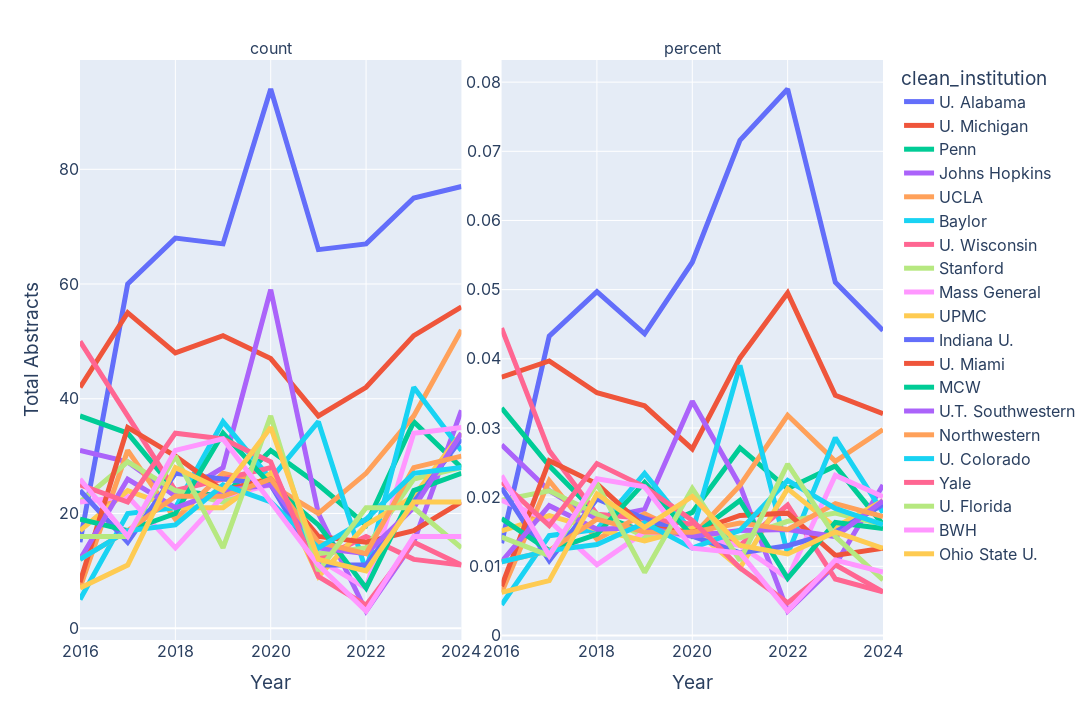

Write notebook code for a chart like this one.
### Markdown cell above
## Graph the Results

### Code cell
## Melt the df_institution_year_subset dataframe and create a new line plot faceting the count and percent

df_institution_year_subset_melt = pd.melt(df_institution_year_subset, id_vars=['year', 'clean_institution'], value_vars=['count', 'percent'])

df_institution_year_subset_melt

fig = px.line(

    df_institution_year_subset_melt,
    x='year',
    y='value',
    color='clean_institution',
    facet_col='variable',
    facet_col_wrap=2,
    facet_col_spacing=0.05,
    labels = dict(year = 'Year', value = 'Total Abstracts')

)

fig.update_layout(
    width=1600,
    height=720,
    font=dict(
        family="Inter",
        size=16)
)

fig.update_traces(textfont_size=24)
fig.update_xaxes(tickangle=0)

fig.update_layout(
    xaxis_title="Year",
    yaxis_title="Total Abstracts"
)

## Non standard y-axes
fig.update_yaxes(matches=None)

## Show y-axes labels for both facets
fig.update_yaxes(showticklabels=True)

fig.update_traces(line=dict(width=5))

fig.write_image('fig_top_institutions_year_melt.svg')

## Get rid of 'variable=' in the facet title
fig.for_each_annotation(lambda a: a.update(text=a.text.split("=")[-1]))



fig.show()

### Figure 1 — Plotly figure (JSON) as saved in the notebook; plotly's stock layout.template omitted (floating-point values rounded to 4 significant figures)
{"data": [{"hovertemplate": "clean_institution=U. Alabama<br>variable=count<br>Year=%{x}<br>Total Abstracts=%{y}<extra></extra>", "legendgroup": "U. Alabama", "line": {"color": "#636efa", "dash": "solid", "width": 5}, "marker": {"symbol": "circle"}, "mode": "lines", "name": "U. Alabama", "orientation": "v", "showlegend": true, "textfont": {"size": 24}, "type": "scatter", "x": [2024, 2023, 2022, 2021, 2020, 2019, 2018, 2017, 2016], "xaxis": "x", "y": [77, 75, 67, 66, 94, 67, 68, 60, 15], "yaxis": "y"}, {"hovertemplate": "clean_institution=U. Alabama<br>variable=percent<br>Year=%{x}<br>Total Abstracts=%{y}<extra></extra>", "legendgroup": "U. Alabama", "line": {"color": "#636efa", "dash": "solid", "width": 5}, "marker": {"symbol": "circle"}, "mode": "lines", "name": "U. Alabama", "orientation": "v", "showlegend": false, "textfont": {"size": 24}, "type": "scatter", "x": [2024, 2023, 2022, 2021, 2020, 2019, 2018, 2017, 2016], "xaxis": "x2", "y": [0.0441, 0.05106, 0.07901, 0.07158, 0.05396, 0.04362, 0.04971, 0.04329, 0.01333], "yaxis": "y2"}, {"hovertemplate": "clean_institution=U. Michigan<br>variable=count<br>Year=%{x}<br>Total Abstracts=%{y}<extra></extra>", "legendgroup": "U. Michigan", "line": {"color": "#EF553B", "dash": "solid", "width": 5}, "marker": {"symbol": "circle"}, "mode": "lines", "name": "U. Michigan", "orientation": "v", "showlegend": true, "textfont": {"size": 24}, "type": "scatter", "x": [2024, 2023, 2022, 2021, 2020, 2019, 2018, 2017, 2016], "xaxis": "x", "y": [56, 51, 42, 37, 47, 51, 48, 55, 42], "yaxis": "y"}, {"hovertemplate": "clean_institution=U. Michigan<br>variable=percent<br>Year=%{x}<br>Total Abstracts=%{y}<extra></extra>", "legendgroup": "U. Michigan", "line": {"color": "#EF553B", "dash": "solid", "width": 5}, "marker": {"symbol": "circle"}, "mode": "lines", "name": "U. Michigan", "orientation": "v", "showlegend": false, "textfont": {"size": 24}, "type": "scatter", "x": [2024, 2023, 2022, 2021, 2020, 2019, 2018, 2017, 2016], "xaxis": "x2", "y": [0.03207, 0.03472, 0.04953, 0.04013, 0.02698, 0.0332, 0.03509, 0.03968, 0.03733], "yaxis": "y2"}, {"hovertemplate": "clean_institution=Penn<br>variable=count<br>Year=%{x}<br>Total Abstracts=%{y}<extra></extra>", "legendgroup": "Penn", "line": {"color": "#00cc96", "dash": "solid", "width": 5}, "marker": {"symbol": "circle"}, "mode": "lines", "name": "Penn", "orientation": "v", "showlegend": true, "textfont": {"size": 24}, "type": "scatter", "x": [2024, 2023, 2022, 2021, 2020, 2019, 2018, 2017, 2016], "xaxis": "x", "y": [28, 36, 18, 25, 31, 23, 24, 34, 37], "yaxis": "y"}, {"hovertemplate": "clean_institution=Penn<br>variable=percent<br>Year=%{x}<br>Total Abstracts=%{y}<extra></extra>", "legendgroup": "Penn", "line": {"color": "#00cc96", "dash": "solid", "width": 5}, "marker": {"symbol": "circle"}, "mode": "lines", "name": "Penn", "orientation": "v", "showlegend": false, "textfont": {"size": 24}, "type": "scatter", "x": [2024, 2023, 2022, 2021, 2020, 2019, 2018, 2017, 2016], "xaxis": "x2", "y": [0.01604, 0.02451, 0.02123, 0.02711, 0.0178, 0.01497, 0.01754, 0.02453, 0.03289], "yaxis": "y2"}, {"hovertemplate": "clean_institution=Johns Hopkins<br>variable=count<br>Year=%{x}<br>Total Abstracts=%{y}<extra></extra>", "legendgroup": "Johns Hopkins", "line": {"color": "#ab63fa", "dash": "solid", "width": 5}, "marker": {"symbol": "circle"}, "mode": "lines", "name": "Johns Hopkins", "orientation": "v", "showlegend": true, "textfont": {"size": 24}, "type": "scatter", "x": [2024, 2023, 2022, 2021, 2020, 2019, 2018, 2017, 2016], "xaxis": "x", "y": [38, 15, 3, 20, 59, 28, 23, 29, 31], "yaxis": "y"}, {"hovertemplate": "clean_institution=Johns Hopkins<br>variable=percent<br>Year=%{x}<br>Total Abstracts=%{y}<extra></extra>", "legendgroup": "Johns Hopkins", "line": {"color": "#ab63fa", "dash": "solid", "width": 5}, "marker": {"symbol": "circle"}, "mode": "lines", "name": "Johns Hopkins", "orientation": "v", "showlegend": false, "textfont": {"size": 24}, "type": "scatter", "x": [2024, 2023, 2022, 2021, 2020, 2019, 2018, 2017, 2016], "xaxis": "x2", "y": [0.02176, 0.01021, 0.003538, 0.02169, 0.03387, 0.01823, 0.01681, 0.02092, 0.02756], "yaxis": "y2"}, {"hovertemplate": "clean_institution=UCLA<br>variable=count<br>Year=%{x}<br>Total Abstracts=%{y}<extra></extra>", "legendgroup": "UCLA", "line": {"color": "#FFA15A", "dash": "solid", "width": 5}, "marker": {"symbol": "circle"}, "mode": "lines", "name": "UCLA", "orientation": "v", "showlegend": true, "textfont": {"size": 24}, "type": "scatter", "x": [2024, 2023, 2022, 2021, 2020, 2019, 2018, 2017, 2016], "xaxis": "x", "y": [52, 37, 27, 20, 25, 27, 19, 31, 7], "yaxis": "y"}, {"hovertemplate": "clean_institution=UCLA<br>variable=percent<br>Year=%{x}<br>Total Abstracts=%{y}<extra></extra>", "legendgroup": "UCLA", "line": {"color": "#FFA15A", "dash": "solid", "width": 5}, "marker": {"symbol": "circle"}, "mode": "lines", "name": "UCLA", "orientation": "v", "showlegend": false, "textfont": {"size": 24}, "type": "scatter", "x": [2024, 2023, 2022, 2021, 2020, 2019, 2018, 2017, 2016], "xaxis": "x2", "y": [0.02978, 0.02519, 0.03184, 0.02169, 0.01435, 0.01758, 0.01389, 0.02237, 0.006222], "yaxis": "y2"}, {"hovertemplate": "clean_institution=Baylor<br>variable=count<br>Year=%{x}<br>Total Abstracts=%{y}<extra></extra>", "legendgroup": "Baylor", "line": {"color": "#19d3f3", "dash": "solid", "width": 5}, "marker": {"symbol": "circle"}, "mode": "lines", "name": "Baylor", "orientation": "v", "showlegend": true, "textfont": {"size": 24}, "type": "scatter", "x": [2024, 2023, 2022, 2021, 2020, 2019, 2018, 2017, 2016], "xaxis": "x", "y": [31, 42, 10, 36, 26, 36, 21, 20, 5], "yaxis": "y"}, {"hovertemplate": "clean_institution=Baylor<br>variable=percent<br>Year=%{x}<br>Total Abstracts=%{y}<extra></extra>", "legendgroup": "Baylor", "line": {"color": "#19d3f3", "dash": "solid", "width": 5}, "marker": {"symbol": "circle"}, "mode": "lines", "name": "Baylor", "orientation": "v", "showlegend": false, "textfont": {"size": 24}, "type": "scatter", "x": [2024, 2023, 2022, 2021, 2020, 2019, 2018, 2017, 2016], "xaxis": "x2", "y": [0.01775, 0.02859, 0.01179, 0.03905, 0.01493, 0.02344, 0.01535, 0.01443, 0.004444], "yaxis": "y2"}, {"hovertemplate": "clean_institution=U. Wisconsin<br>variable=count<br>Year=%{x}<br>Total Abstracts=%{y}<extra></extra>", "legendgroup": "U. Wisconsin", "line": {"color": "#FF6692", "dash": "solid", "width": 5}, "marker": {"symbol": "circle"}, "mode": "lines", "name": "U. Wisconsin", "orientation": "v", "showlegend": true, "textfont": {"size": 24}, "type": "scatter", "x": [2024, 2023, 2022, 2021, 2020, 2019, 2018, 2017, 2016], "xaxis": "x", "y": [11, 12, 16, 12, 28, 26, 24, 37, 50], "yaxis": "y"}, {"hovertemplate": "clean_institution=U. Wisconsin<br>variable=percent<br>Year=%{x}<br>Total Abstracts=%{y}<extra></extra>", "legendgroup": "U. Wisconsin", "line": {"color": "#FF6692", "dash": "solid", "width": 5}, "marker": {"symbol": "circle"}, "mode": "lines", "name": "U. Wisconsin", "orientation": "v", "showlegend": false, "textfont": {"size": 24}, "type": "scatter", "x": [2024, 2023, 2022, 2021, 2020, 2019, 2018, 2017, 2016], "xaxis": "x2", "y": [0.0063, 0.008169, 0.01887, 0.01302, 0.01607, 0.01693, 0.01754, 0.0267, 0.04444], "yaxis": "y2"}, {"hovertemplate": "clean_institution=Stanford<br>variable=count<br>Year=%{x}<br>Total Abstracts=%{y}<extra></extra>", "legendgroup": "Stanford", "line": {"color": "#B6E880", "dash": "solid", "width": 5}, "marker": {"symbol": "circle"}, "mode": "lines", "name": "Stanford", "orientation": "v", "showlegend": true, "textfont": {"size": 24}, "type": "scatter", "x": [2024, 2023, 2022, 2021, 2020, 2019, 2018, 2017, 2016], "xaxis": "x", "y": [28, 26, 14, 13, 26, 22, 24, 29, 22], "yaxis": "y"}, {"hovertemplate": "clean_institution=Stanford<br>variable=percent<br>Year=%{x}<br>Total Abstracts=%{y}<extra></extra>", "legendgroup": "Stanford", "line": {"color": "#B6E880", "dash": "solid", "width": 5}, "marker": {"symbol": "circle"}, "mode": "lines", "name": "Stanford", "orientation": "v", "showlegend": false, "textfont": {"size": 24}, "type": "scatter", "x": [2024, 2023, 2022, 2021, 2020, 2019, 2018, 2017, 2016], "xaxis": "x2", "y": [0.01604, 0.0177, 0.01651, 0.0141, 0.01493, 0.01432, 0.01754, 0.02092, 0.01956], "yaxis": "y2"}, {"hovertemplate": "clean_institution=Mass General<br>variable=count<br>Year=%{x}<br>Total Abstracts=%{y}<extra></extra>", "legendgroup": "Mass General", "line": {"color": "#FF97FF", "dash": "solid", "width": 5}, "marker": {"symbol": "circle"}, "mode": "lines", "name": "Mass General", "orientation": "v", "showlegend": true, "textfont": {"size": 24}, "type": "scatter", "x": [2024, 2023, 2022, 2021, 2020, 2019, 2018, 2017, 2016], "xaxis": "x", "y": [35, 34, 7, 12, 25, 23, 14, 23, 22], "yaxis": "y"}, {"hovertemplate": "clean_institution=Mass General<br>variable=percent<br>Year=%{x}<br>Total Abstracts=%{y}<extra></extra>", "legendgroup": "Mass General", "line": {"color": "#FF97FF", "dash": "solid", "width": 5}, "marker": {"symbol": "circle"}, "mode": "lines", "name": "Mass General", "orientation": "v", "showlegend": false, "textfont": {"size": 24}, "type": "scatter", "x": [2024, 2023, 2022, 2021, 2020, 2019, 2018, 2017, 2016], "xaxis": "x2", "y": [0.02005, 0.02314, 0.008255, 0.01302, 0.01435, 0.01497, 0.01023, 0.01659, 0.01956], "yaxis": "y2"}, {"hovertemplate": "clean_institution=UPMC<br>variable=count<br>Year=%{x}<br>Total Abstracts=%{y}<extra></extra>", "legendgroup": "UPMC", "line": {"color": "#FECB52", "dash": "solid", "width": 5}, "marker": {"symbol": "circle"}, "mode": "lines", "name": "UPMC", "orientation": "v", "showlegend": true, "textfont": {"size": 24}, "type": "scatter", "x": [2024, 2023, 2022, 2021, 2020, 2019, 2018, 2017, 2016], "xaxis": "x", "y": [34, 23, 18, 9, 27, 21, 21, 24, 17], "yaxis": "y"}, {"hovertemplate": "clean_institution=UPMC<br>variable=percent<br>Year=%{x}<br>Total Abstracts=%{y}<extra></extra>", "legendgroup": "UPMC", "line": {"color": "#FECB52", "dash": "solid", "width": 5}, "marker": {"symbol": "circle"}, "mode": "lines", "name": "UPMC", "orientation": "v", "showlegend": false, "textfont": {"size": 24}, "type": "scatter", "x": [2024, 2023, 2022, 2021, 2020, 2019, 2018, 2017, 2016], "xaxis": "x2", "y": [0.01947, 0.01566, 0.02123, 0.009761, 0.0155, 0.01367, 0.01535, 0.01732, 0.01511], "yaxis": "y2"}, {"hovertemplate": "clean_institution=Indiana U.<br>variable=count<br>Year=%{x}<br>Total Abstracts=%{y}<extra></extra>", "legendgroup": "Indiana U.", "line": {"color": "#636efa", "dash": "solid", "width": 5}, "marker": {"symbol": "circle"}, "mode": "lines", "name": "Indiana U.", "orientation": "v", "showlegend": true, "textfont": {"size": 24}, "type": "scatter", "x": [2024, 2023, 2022, 2021, 2020, 2019, 2018, 2017, 2016], "xaxis": "x", "y": [33, 22, 11, 11, 25, 26, 27, 15, 24], "yaxis": "y"}, {"hovertemplate": "clean_institution=Indiana U.<br>variable=percent<br>Year=%{x}<br>Total Abstracts=%{y}<extra></extra>", "legendgroup": "Indiana U.", "line": {"color": "#636efa", "dash": "solid", "width": 5}, "marker": {"symbol": "circle"}, "mode": "lines", "name": "Indiana U.", "orientation": "v", "showlegend": false, "textfont": {"size": 24}, "type": "scatter", "x": [2024, 2023, 2022, 2021, 2020, 2019, 2018, 2017, 2016], "xaxis": "x2", "y": [0.0189, 0.01498, 0.01297, 0.01193, 0.01435, 0.01693, 0.01974, 0.01082, 0.02133], "yaxis": "y2"}, {"hovertemplate": "clean_institution=U. Miami<br>variable=count<br>Year=%{x}<br>Total Abstracts=%{y}<extra></extra>", "legendgroup": "U. Miami", "line": {"color": "#EF553B", "dash": "solid", "width": 5}, "marker": {"symbol": "circle"}, "mode": "lines", "name": "U. Miami", "orientation": "v", "showlegend": true, "textfont": {"size": 24}, "type": "scatter", "x": [2024, 2023, 2022, 2021, 2020, 2019, 2018, 2017, 2016], "xaxis": "x", "y": [22, 17, 15, 16, 26, 24, 30, 35, 8], "yaxis": "y"}, {"hovertemplate": "clean_institution=U. Miami<br>variable=percent<br>Year=%{x}<br>Total Abstracts=%{y}<extra></extra>", "legendgroup": "U. Miami", "line": {"color": "#EF553B", "dash": "solid", "width": 5}, "marker": {"symbol": "circle"}, "mode": "lines", "name": "U. Miami", "orientation": "v", "showlegend": false, "textfont": {"size": 24}, "type": "scatter", "x": [2024, 2023, 2022, 2021, 2020, 2019, 2018, 2017, 2016], "xaxis": "x2", "y": [0.0126, 0.01157, 0.01769, 0.01735, 0.01493, 0.01562, 0.02193, 0.02525, 0.007111], "yaxis": "y2"}, {"hovertemplate": "clean_institution=MCW<br>variable=count<br>Year=%{x}<br>Total Abstracts=%{y}<extra></extra>", "legendgroup": "MCW", "line": {"color": "#00cc96", "dash": "solid", "width": 5}, "marker": {"symbol": "circle"}, "mode": "lines", "name": "MCW", "orientation": "v", "showlegend": true, "textfont": {"size": 24}, "type": "scatter", "x": [2024, 2023, 2022, 2021, 2020, 2019, 2018, 2017, 2016], "xaxis": "x", "y": [27, 24, 7, 18, 25, 34, 20, 17, 19], "yaxis": "y"}, {"hovertemplate": "clean_institution=MCW<br>variable=percent<br>Year=%{x}<br>Total Abstracts=%{y}<extra></extra>", "legendgroup": "MCW", "line": {"color": "#00cc96", "dash": "solid", "width": 5}, "marker": {"symbol": "circle"}, "mode": "lines", "name": "MCW", "orientation": "v", "showlegend": false, "textfont": {"size": 24}, "type": "scatter", "x": [2024, 2023, 2022, 2021, 2020, 2019, 2018, 2017, 2016], "xaxis": "x2", "y": [0.01546, 0.01634, 0.008255, 0.01952, 0.01435, 0.02214, 0.01462, 0.01227, 0.01689], "yaxis": "y2"}, {"hovertemplate": "clean_institution=U.T. Southwestern<br>variable=count<br>Year=%{x}<br>Total Abstracts=%{y}<extra></extra>", "legendgroup": "U.T. Southwestern", "line": {"color": "#ab63fa", "dash": "solid", "width": 5}, "marker": {"symbol": "circle"}, "mode": "lines", "name": "U.T. Southwestern", "orientation": "v", "showlegend": true, "textfont": {"size": 24}, "type": "scatter", "x": [2024, 2023, 2022, 2021, 2020, 2019, 2018, 2017, 2016], "xaxis": "x", "y": [34, 21, 13, 14, 25, 24, 21, 26, 12], "yaxis": "y"}, {"hovertemplate": "clean_institution=U.T. Southwestern<br>variable=percent<br>Year=%{x}<br>Total Abstracts=%{y}<extra></extra>", "legendgroup": "U.T. Southwestern", "line": {"color": "#ab63fa", "dash": "solid", "width": 5}, "marker": {"symbol": "circle"}, "mode": "lines", "name": "U.T. Southwestern", "orientation": "v", "showlegend": false, "textfont": {"size": 24}, "type": "scatter", "x": [2024, 2023, 2022, 2021, 2020, 2019, 2018, 2017, 2016], "xaxis": "x2", "y": [0.01947, 0.0143, 0.01533, 0.01518, 0.01435, 0.01562, 0.01535, 0.01876, 0.01067], "yaxis": "y2"}, {"hovertemplate": "clean_institution=Northwestern<br>variable=count<br>Year=%{x}<br>Total Abstracts=%{y}<extra></extra>", "legendgroup": "Northwestern", "line": {"color": "#FFA15A", "dash": "solid", "width": 5}, "marker": {"symbol": "circle"}, "mode": "lines", "name": "Northwestern", "orientation": "v", "showlegend": true, "textfont": {"size": 24}, "type": "scatter", "x": [2024, 2023, 2022, 2021, 2020, 2019, 2018, 2017, 2016], "xaxis": "x", "y": [30, 28, 13, 15, 26, 23, 23, 17, 12], "yaxis": "y"}, {"hovertemplate": "clean_institution=Northwestern<br>variable=percent<br>Year=%{x}<br>Total Abstracts=%{y}<extra></extra>", "legendgroup": "Northwestern", "line": {"color": "#FFA15A", "dash": "solid", "width": 5}, "marker": {"symbol": "circle"}, "mode": "lines", "name": "Northwestern", "orientation": "v", "showlegend": false, "textfont": {"size": 24}, "type": "scatter", "x": [2024, 2023, 2022, 2021, 2020, 2019, 2018, 2017, 2016], "xaxis": "x2", "y": [0.01718, 0.01906, 0.01533, 0.01627, 0.01493, 0.01497, 0.01681, 0.01227, 0.01067], "yaxis": "y2"}, {"hovertemplate": "clean_institution=U. Colorado<br>variable=count<br>Year=%{x}<br>Total Abstracts=%{y}<extra></extra>", "legendgroup": "U. Colorado", "line": {"color": "#19d3f3", "dash": "solid", "width": 5}, "marker": {"symbol": "circle"}, "mode": "lines", "name": "U. Colorado", "orientation": "v", "showlegend": true, "textfont": {"size": 24}, "type": "scatter", "x": [2024, 2023, 2022, 2021, 2020, 2019, 2018, 2017, 2016], "xaxis": "x", "y": [28, 27, 19, 14, 22, 25, 18, 17, 12], "yaxis": "y"}, {"hovertemplate": "clean_institution=U. Colorado<br>variable=percent<br>Year=%{x}<br>Total Abstracts=%{y}<extra></extra>", "legendgroup": "U. Colorado", "line": {"color": "#19d3f3", "dash": "solid", "width": 5}, "marker": {"symbol": "circle"}, "mode": "lines", "name": "U. Colorado", "orientation": "v", "showlegend": false, "textfont": {"size": 24}, "type": "scatter", "x": [2024, 2023, 2022, 2021, 2020, 2019, 2018, 2017, 2016], "xaxis": "x2", "y": [0.01604, 0.01838, 0.02241, 0.01518, 0.01263, 0.01628, 0.01316, 0.01227, 0.01067], "yaxis": "y2"}, {"hovertemplate": "clean_institution=Yale<br>variable=count<br>Year=%{x}<br>Total Abstracts=%{y}<extra></extra>", "legendgroup": "Yale", "line": {"color": "#FF6692", "dash": "solid", "width": 5}, "marker": {"symbol": "circle"}, "mode": "lines", "name": "Yale", "orientation": "v", "showlegend": true, "textfont": {"size": 24}, "type": "scatter", "x": [2024, 2023, 2022, 2021, 2020, 2019, 2018, 2017, 2016], "xaxis": "x", "y": [11, 15, 4, 9, 29, 33, 34, 22, 25], "yaxis": "y"}, {"hovertemplate": "clean_institution=Yale<br>variable=percent<br>Year=%{x}<br>Total Abstracts=%{y}<extra></extra>", "legendgroup": "Yale", "line": {"color": "#FF6692", "dash": "solid", "width": 5}, "marker": {"symbol": "circle"}, "mode": "lines", "name": "Yale", "orientation": "v", "showlegend": false, "textfont": {"size": 24}, "type": "scatter", "x": [2024, 2023, 2022, 2021, 2020, 2019, 2018, 2017, 2016], "xaxis": "x2", "y": [0.0063, 0.01021, 0.004717, 0.009761, 0.01665, 0.02148, 0.02485, 0.01587, 0.02222], "yaxis": "y2"}, {"hovertemplate": "clean_institution=U. Florida<br>variable=count<br>Year=%{x}<br>Total Abstracts=%{y}<extra></extra>", "legendgroup": "U. Florida", "line": {"color": "#B6E880", "dash": "solid", "width": 5}, "marker": {"symbol": "circle"}, "mode": "lines", "name": "U. Florida", "orientation": "v", "showlegend": true, "textfont": {"size": 24}, "type": "scatter", "x": [2024, 2023, 2022, 2021, 2020, 2019, 2018, 2017, 2016], "xaxis": "x", "y": [14, 21, 21, 10, 37, 14, 30, 16, 16], "yaxis": "y"}, {"hovertemplate": "clean_institution=U. Florida<br>variable=percent<br>Year=%{x}<br>Total Abstracts=%{y}<extra></extra>", "legendgroup": "U. Florida", "line": {"color": "#B6E880", "dash": "solid", "width": 5}, "marker": {"symbol": "circle"}, "mode": "lines", "name": "U. Florida", "orientation": "v", "showlegend": false, "textfont": {"size": 24}, "type": "scatter", "x": [2024, 2023, 2022, 2021, 2020, 2019, 2018, 2017, 2016], "xaxis": "x2", "y": [0.008018, 0.0143, 0.02476, 0.01085, 0.02124, 0.009115, 0.02193, 0.01154, 0.01422], "yaxis": "y2"}, {"hovertemplate": "clean_institution=BWH<br>variable=count<br>Year=%{x}<br>Total Abstracts=%{y}<extra></extra>", "legendgroup": "BWH", "line": {"color": "#FF97FF", "dash": "solid", "width": 5}, "marker": {"symbol": "circle"}, "mode": "lines", "name": "BWH", "orientation": "v", "showlegend": true, "textfont": {"size": 24}, "type": "scatter", "x": [2024, 2023, 2022, 2021, 2020, 2019, 2018, 2017, 2016], "xaxis": "x", "y": [16, 16, 3, 11, 22, 33, 31, 16, 26], "yaxis": "y"}, {"hovertemplate": "clean_institution=BWH<br>variable=percent<br>Year=%{x}<br>Total Abstracts=%{y}<extra></extra>", "legendgroup": "BWH", "line": {"color": "#FF97FF", "dash": "solid", "width": 5}, "marker": {"symbol": "circle"}, "mode": "lines", "name": "BWH", "orientation": "v", "showlegend": false, "textfont": {"size": 24}, "type": "scatter", "x": [2024, 2023, 2022, 2021, 2020, 2019, 2018, 2017, 2016], "xaxis": "x2", "y": [0.009164, 0.01089, 0.003538, 0.01193, 0.01263, 0.02148, 0.02266, 0.01154, 0.02311], "yaxis": "y2"}, {"hovertemplate": "clean_institution=Ohio State U.<br>variable=count<br>Year=%{x}<br>Total Abstracts=%{y}<extra></extra>", "legendgroup": "Ohio State U.", "line": {"color": "#FECB52", "dash": "solid", "width": 5}, "marker": {"symbol": "circle"}, "mode": "lines", "name": "Ohio State U.", "orientation": "v", "showlegend": true, "textfont": {"size": 24}, "type": "scatter", "x": [2024, 2023, 2022, 2021, 2020, 2019, 2018, 2017, 2016], "xaxis": "x", "y": [22, 22, 10, 12, 35, 24, 28, 11, 7], "yaxis": "y"}, {"hovertemplate": "clean_institution=Ohio State U.<br>variable=percent<br>Year=%{x}<br>Total Abstracts=%{y}<extra></extra>", "legendgroup": "Ohio State U.", "line": {"color": "#FECB52", "dash": "solid", "width": 5}, "marker": {"symbol": "circle"}, "mode": "lines", "name": "Ohio State U.", "orientation": "v", "showlegend": false, "textfont": {"size": 24}, "type": "scatter", "x": [2024, 2023, 2022, 2021, 2020, 2019, 2018, 2017, 2016], "xaxis": "x2", "y": [0.0126, 0.01498, 0.01179, 0.01302, 0.02009, 0.01562, 0.02047, 0.007937, 0.006222], "yaxis": "y2"}], "layout": {"annotations": [{"font": {}, "showarrow": false, "text": "count", "x": 0.2375, "xanchor": "center", "xref": "paper", "y": 1, "yanchor": "bottom", "yref": "paper"}, {"font": {}, "showarrow": false, "text": "percent", "x": 0.7625, "xanchor": "center", "xref": "paper", "y": 1, "yanchor": "bottom", "yref": "paper"}], "font": {"family": "Inter", "size": 16}, "height": 720, "legend": {"title": {"text": "clean_institution"}, "tracegroupgap": 0}, "margin": {"t": 60}, "width": 1600, "xaxis": {"anchor": "y", "domain": [0, 0.475], "tickangle": 0, "title": {"text": "Year"}}, "xaxis2": {"anchor": "y2", "domain": [0.525, 1], "matches": "x", "tickangle": 0, "title": {"text": "Year"}}, "yaxis": {"anchor": "x", "domain": [0, 1], "showticklabels": true, "title": {"text": "Total Abstracts"}}, "yaxis2": {"anchor": "x2", "domain": [0, 1], "showticklabels": true}}}
